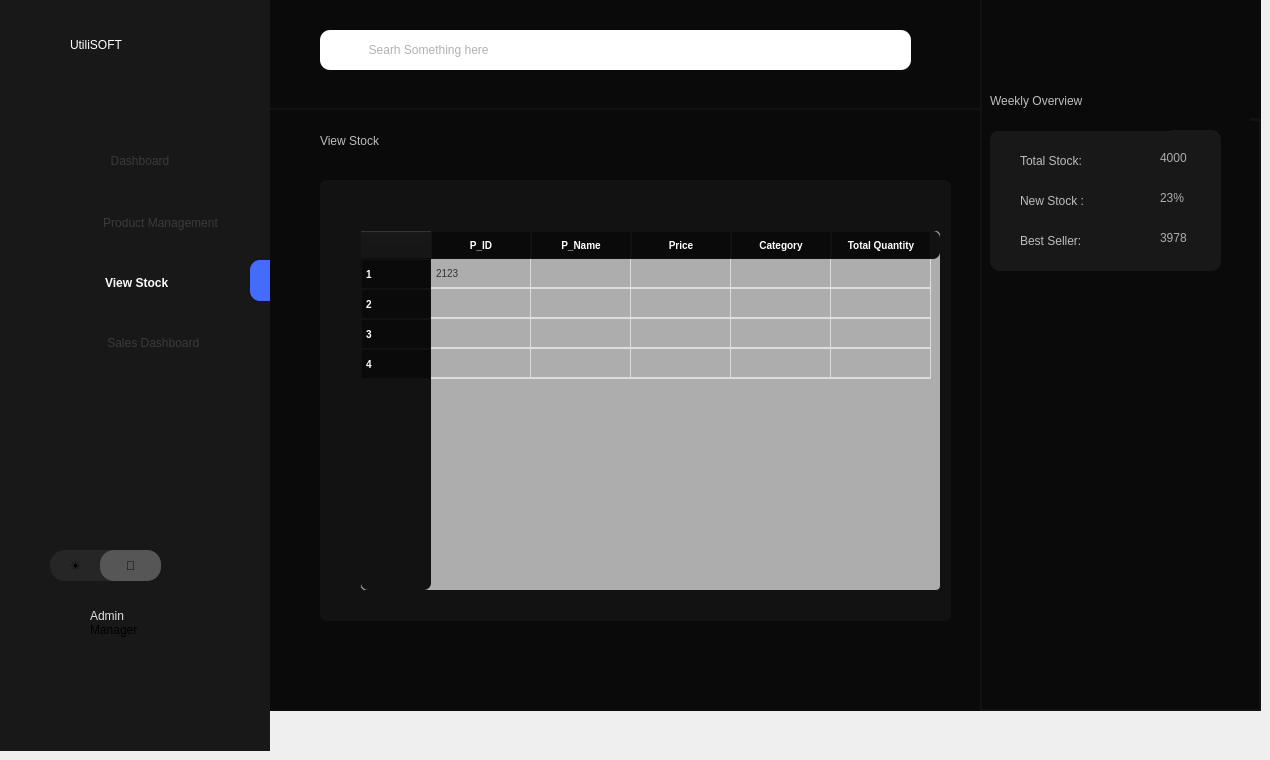
    <widget class="QWidget" name="stocksalesman">
     <widget class="QFrame" name="frame_15">
      <property name="geometry">
       <rect>
        <x>0</x>
        <y>0</y>
        <width>270</width>
        <height>751</height>
       </rect>
      </property>
      <property name="styleSheet">
       <string notr="true">max-width:270px;
max-height:768px;
background-color:#181818;</string>
      </property>
      <widget class="QLabel" name="label_428">
       <property name="geometry">
        <rect>
         <x>70</x>
         <y>10</y>
         <width>181</width>
         <height>70</height>
        </rect>
       </property>
       <property name="styleSheet">
        <string notr="true">max-height:70px;
max-width:200px;
background:transparent;
font: 700 28pt &quot;Century Gothic&quot;;
color:white;
 text-align: center; 
 vertical-align: middle;</string>
       </property>
       <property name="text">
        <string>UtiliSOFT</string>
       </property>
      </widget>
      <widget class="QPushButton" name="pagew31">
       <property name="geometry">
        <rect>
         <x>0</x>
         <y>100</y>
         <width>270</width>
         <height>81</height>
        </rect>
       </property>
       <property name="styleSheet">
        <string notr="true">margin-top:40px;
        /* Full width of sidebar */
  height: 45px;        /* Optimal button height */
  text-align: center;    /* Align text to the left */
   /* Add space for text from the edge */
      /* Use flexbox for alignment */
 /* Align text &amp; icon vertically */ 
color:#3a3a3a;
padding-left:10px;
border:none;
</string>
       </property>
       <property name="text">
        <string>Dashboard</string>
       </property>
      </widget>
      <widget class="QPushButton" name="pagew32">
       <property name="geometry">
        <rect>
         <x>0</x>
         <y>200</y>
         <width>271</width>
         <height>45</height>
        </rect>
       </property>
       <property name="styleSheet">
        <string notr="true">
         /* Full width of sidebar */
  height: 45px;        /* Optimal button height */
  text-align: center;    /* Align text to the left */
/* Add space for text from the edge */       /* Use flexbox for alignment */ /* Align text &amp; icon vertically */ 
	border:none;

padding-left:50px;
color:#3a3a3a;</string>
       </property>
       <property name="text">
        <string>Product Management</string>
       </property>
      </widget>
      <widget class="QPushButton" name="pagew33">
       <property name="geometry">
        <rect>
         <x>0</x>
         <y>260</y>
         <width>270</width>
         <height>45</height>
        </rect>
       </property>
       <property name="styleSheet">
        <string notr="true">    /* Full width of sidebar */
  height: 45px;        /* Optimal button height */
  text-align: center;    /* Align text to the left */
    /* Add space for text from the edge */ 
	border:none;

font-weight:600;
	border:none;
color:#fcfcfc;</string>
       </property>
       <property name="text">
        <string> View Stock</string>
       </property>
      </widget>
      <widget class="QPushButton" name="pagew34">
       <property name="geometry">
        <rect>
         <x>0</x>
         <y>320</y>
         <width>270</width>
         <height>45</height>
        </rect>
       </property>
       <property name="styleSheet">
        <string notr="true">      /* Full width of sidebar */
  height: 45px;        /* Optimal button height */
  text-align: center;
padding-right:20px;    /* Align text to the left */
 /* Align text &amp; icon vertically */ 
	border:none;
color:#3a3a3a;
</string>
       </property>
       <property name="text">
        <string>                 Sales Dashboard</string>
       </property>
      </widget>
      <widget class="QPushButton" name="pushButton_44">
       <property name="geometry">
        <rect>
         <x>50</x>
         <y>550</y>
         <width>111</width>
         <height>31</height>
        </rect>
       </property>
       <property name="styleSheet">
        <string notr="true">max-height:37px;
border-radius:15px;
background:#262626;
text-align:left;
padding-left : 20px;</string>
       </property>
       <property name="text">
        <string>☀</string>
       </property>
      </widget>
      <widget class="QPushButton" name="pushButton_108">
       <property name="geometry">
        <rect>
         <x>100</x>
         <y>550</y>
         <width>61</width>
         <height>31</height>
        </rect>
       </property>
       <property name="styleSheet">
        <string notr="true">max-height:37px;
border:3px;
background:#565656;
border-radius:14px;</string>
       </property>
       <property name="text">
        <string>🌙</string>
       </property>
      </widget>
      <widget class="QLabel" name="label_429">
       <property name="geometry">
        <rect>
         <x>90</x>
         <y>600</y>
         <width>81</width>
         <height>31</height>
        </rect>
       </property>
       <property name="styleSheet">
        <string notr="true">font: 18pt &quot;Microsoft Sans Serif&quot;;
color:#e0e4e4;
</string>
       </property>
       <property name="text">
        <string>Admin</string>
       </property>
      </widget>
      <widget class="QLabel" name="label_430">
       <property name="geometry">
        <rect>
         <x>90</x>
         <y>620</y>
         <width>61</width>
         <height>20</height>
        </rect>
       </property>
       <property name="styleSheet">
        <string notr="true">background:none;
</string>
       </property>
       <property name="text">
        <string>Manager</string>
       </property>
      </widget>
      <widget class="QWidget" name="widget_163" native="true">
       <property name="geometry">
        <rect>
         <x>250</x>
         <y>260</y>
         <width>21</width>
         <height>41</height>
        </rect>
       </property>
       <property name="styleSheet">
        <string notr="true">background:#436cfd;
border-top-left-radius: 10px;
    border-bottom-left-radius: 10px;
   border-top-right-radius: 0px;
    border-bottom-right-radius: 0px;</string>
       </property>
      </widget>
      <widget class="QLabel" name="label_433">
       <property name="geometry">
        <rect>
         <x>70</x>
         <y>150</y>
         <width>21</width>
         <height>21</height>
        </rect>
       </property>
       <property name="styleSheet">
        <string notr="true">background-color:transparent;
background-image: url(&quot;:/new/prefix1/images/dashboard-square-02-Stroke-Rounded.png&quot;);
    background-repeat: no-repeat;
    background-position: center;
    background-origin: content;</string>
       </property>
       <property name="text">
        <string/>
       </property>
       <property name="scaledContents">
        <bool>true</bool>
       </property>
      </widget>
      <widget class="QLabel" name="label_434">
       <property name="geometry">
        <rect>
         <x>60</x>
         <y>200</y>
         <width>41</width>
         <height>51</height>
        </rect>
       </property>
       <property name="styleSheet">
        <string notr="true">background-color:transparent;
background-image: url(&quot;:/new/prefix1/images/package-Stroke-Rounded.png&quot;);
    background-repeat: no-repeat;
    background-position: center;
    background-origin: content;</string>
       </property>
       <property name="text">
        <string/>
       </property>
       <property name="scaledContents">
        <bool>true</bool>
       </property>
      </widget>
      <widget class="QLabel" name="label_435">
       <property name="geometry">
        <rect>
         <x>50</x>
         <y>600</y>
         <width>40</width>
         <height>41</height>
        </rect>
       </property>
       <property name="styleSheet">
        <string notr="true">background-color:transparent;
background-image: url(&quot;:/new/prefix1/images/user-circle-02-Stroke-Rounded.png&quot;);
    background-repeat: no-repeat;
    background-position: center;
    background-origin: content;
	</string>
       </property>
       <property name="text">
        <string/>
       </property>
       <property name="scaledContents">
        <bool>true</bool>
       </property>
      </widget>
      <widget class="QLabel" name="label_436">
       <property name="geometry">
        <rect>
         <x>60</x>
         <y>320</y>
         <width>41</width>
         <height>41</height>
        </rect>
       </property>
       <property name="styleSheet">
        <string notr="true">background-color:transparent;
background-image: url(&quot;:/new/prefix1/images/shopping-cart-02-Stroke-Rounded.png&quot;);
    background-repeat: no-repeat;
    background-position: center;
    background-origin: content;</string>
       </property>
       <property name="text">
        <string/>
       </property>
       <property name="scaledContents">
        <bool>true</bool>
       </property>
      </widget>
      <widget class="QLabel" name="label_437">
       <property name="geometry">
        <rect>
         <x>60</x>
         <y>260</y>
         <width>41</width>
         <height>41</height>
        </rect>
       </property>
       <property name="styleSheet">
        <string notr="true">background-color:transparent;
background-image: url(&quot;:/new/prefix1/images/folder-view-Stroke-Rounded (1).png&quot;);
    background-repeat: no-repeat;
    background-position: center;
    background-origin: content;</string>
       </property>
       <property name="text">
        <string/>
       </property>
       <property name="scaledContents">
        <bool>true</bool>
       </property>
      </widget>
      <widget class="QLabel" name="label_478">
       <property name="geometry">
        <rect>
         <x>170</x>
         <y>600</y>
         <width>41</width>
         <height>41</height>
        </rect>
       </property>
       <property name="styleSheet">
        <string notr="true">background-color:transparent;
background-image:url(&quot;:/new/prefix1/images/logout-05-Stroke-Rounded.png&quot;);
    background-repeat: no-repeat;
    background-position: center;
    background-origin: content;</string>
       </property>
       <property name="text">
        <string/>
       </property>
       <property name="scaledContents">
        <bool>true</bool>
       </property>
      </widget>
      <widget class="QPushButton" name="btnlogout_10">
       <property name="geometry">
        <rect>
         <x>170</x>
         <y>600</y>
         <width>41</width>
         <height>41</height>
        </rect>
       </property>
       <property name="styleSheet">
        <string notr="true">background :transparent;
border:none;</string>
       </property>
       <property name="text">
        <string/>
       </property>
      </widget>
      <zorder>label_478</zorder>
      <zorder>btnlogout_10</zorder>
      <zorder>label_428</zorder>
      <zorder>pagew31</zorder>
      <zorder>pagew32</zorder>
      <zorder>pagew33</zorder>
      <zorder>pagew34</zorder>
      <zorder>pushButton_44</zorder>
      <zorder>pushButton_108</zorder>
      <zorder>label_429</zorder>
      <zorder>label_430</zorder>
      <zorder>widget_163</zorder>
      <zorder>label_433</zorder>
      <zorder>label_434</zorder>
      <zorder>label_435</zorder>
      <zorder>label_436</zorder>
      <zorder>label_437</zorder>
     </widget>
     <widget class="QWidget" name="widget_165" native="true">
      <property name="geometry">
       <rect>
        <x>270</x>
        <y>0</y>
        <width>711</width>
        <height>111</height>
       </rect>
      </property>
      <property name="styleSheet">
       <string notr="true">border:5px;
background:#0a0a0a;
border: 3px solid #121212;
border-right:none;
border-top:none;
border-left:none;


</string>
      </property>
      <widget class="QLineEdit" name="workerStockSearchEdit">
       <property name="geometry">
        <rect>
         <x>50</x>
         <y>30</y>
         <width>591</width>
         <height>40</height>
        </rect>
       </property>
       <property name="styleSheet">
        <string notr="true">  border-radius: 10px; 
font: 14pt &quot;Microsoft Sans Serif&quot;;
background: white;
 padding-left: 15px;
color:#626262;
border:none;
padding-left: 40px;
min-height: 40px;

</string>
       </property>
       <property name="placeholderText">
        <string>  Searh Something here</string>
       </property>
      </widget>
      <widget class="QLabel" name="label_438">
       <property name="geometry">
        <rect>
         <x>40</x>
         <y>20</y>
         <width>71</width>
         <height>61</height>
        </rect>
       </property>
       <property name="styleSheet">
        <string notr="true">border-radius:10px;
border:none;
background-color:none;
  background-image: url(&quot;:/new/prefix1/images/search-01-Stroke-Rounded.png&quot;);
    background-repeat: no-repeat;
    background-position: center;
    background-origin: content;</string>
       </property>
       <property name="text">
        <string/>
       </property>
       <property name="scaledContents">
        <bool>true</bool>
       </property>
      </widget>
     </widget>
     <widget class="QWidget" name="widget_166" native="true">
      <property name="geometry">
       <rect>
        <x>270</x>
        <y>110</y>
        <width>711</width>
        <height>601</height>
       </rect>
      </property>
      <property name="styleSheet">
       <string notr="true">background:#0a0a0a;</string>
      </property>
      <widget class="QLabel" name="label_442">
       <property name="geometry">
        <rect>
         <x>50</x>
         <y>0</y>
         <width>211</width>
         <height>61</height>
        </rect>
       </property>
       <property name="styleSheet">
        <string notr="true">font: 16pt &quot;Sans Serif Collection&quot;;
border:none;
color:rgb(189, 189, 189);</string>
       </property>
       <property name="text">
        <string>View Stock</string>
       </property>
      </widget>
      <widget class="QWidget" name="widget_167" native="true">
       <property name="geometry">
        <rect>
         <x>50</x>
         <y>70</y>
         <width>631</width>
         <height>441</height>
        </rect>
       </property>
       <property name="styleSheet">
        <string notr="true">background : #121212;
border-radius:7px;</string>
       </property>
       <widget class="QTableWidget" name="workerStockTable">
        <property name="geometry">
         <rect>
          <x>40</x>
          <y>50</y>
          <width>581</width>
          <height>361</height>
         </rect>
        </property>
        <property name="styleSheet">
         <string notr="true">QTableWidget, QTableView {
    border: 1px solid #121212;
    border-radius: 5px;
    gridline-color: #ddd;
    background-color: #adadad;
    font-size: 10px;
    font-family: Arial, sans-serif;
    color: #333;
    selection-background-color: #0078D7;
    selection-color: white;
	MAX-WIDTH:600PX;
}



QHeaderView::section {
	width : 60px;
    background-color:#0a0a0a;
    color: white;
    padding: 4px;
    border: 1px solid #121212;
    font-size: 10px;
    font-weight: bold;

}

QTableWidget::item, QTableView::item {
    padding: 2px;
    border-bottom: 1px solid #ddd;
    text-align: center;
	 min-width: 250px;
}

QTableWidget::item:selected, QTableView::item:selected {
    background-color: #0078D7;
    color: white;

}

QTableCornerButton::section {
    background-color: #adadad;
    border: 1px solid #adadad;
	border-top-left-radius: 8px;

  
}
</string>
        </property>
        <row/>
        <row/>
        <row/>
        <row/>
        <column>
         <property name="text">
          <string>P_ID</string>
         </property>
        </column>
        <column>
         <property name="text">
          <string>P_Name</string>
         </property>
        </column>
        <column>
         <property name="text">
          <string>Price</string>
         </property>
        </column>
        <column>
         <property name="text">
          <string>Category</string>
         </property>
        </column>
        <column>
         <property name="text">
          <string>Total Quantity</string>
         </property>
        </column>
        <item row="0" column="0">
         <property name="text">
          <string>2123</string>
         </property>
         <property name="icon">
          <iconset theme="QIcon::ThemeIcon::FormatJustifyCenter"/>
         </property>
        </item>
        <item row="0" column="1">
         <property name="text">
          <string/>
         </property>
         <property name="textAlignment">
          <set>AlignCenter</set>
         </property>
         <property name="icon">
          <iconset theme="QIcon::ThemeIcon::FormatJustifyCenter"/>
         </property>
         <property name="flags">
          <set>ItemIsSelectable|ItemIsDragEnabled|ItemIsDropEnabled|ItemIsUserCheckable|ItemIsEnabled</set>
         </property>
        </item>
        <item row="0" column="2">
         <property name="text">
          <string/>
         </property>
         <property name="icon">
          <iconset theme="QIcon::ThemeIcon::FormatJustifyCenter"/>
         </property>
        </item>
        <item row="0" column="3">
         <property name="text">
          <string/>
         </property>
         <property name="font">
          <font>
           <family>Times New Roman</family>
          </font>
         </property>
         <property name="icon">
          <iconset theme="QIcon::ThemeIcon::FormatJustifyCenter"/>
         </property>
        </item>
        <item row="0" column="4">
         <property name="text">
          <string/>
         </property>
         <property name="icon">
          <iconset theme="QIcon::ThemeIcon::FormatJustifyCenter"/>
         </property>
        </item>
       </widget>
      </widget>
     </widget>
     <widget class="QWidget" name="widget_168" native="true">
      <property name="geometry">
       <rect>
        <x>980</x>
        <y>0</y>
        <width>281</width>
        <height>711</height>
       </rect>
      </property>
      <property name="styleSheet">
       <string notr="true">background:#0a0a0a;
border: 2px solid #121212;
border-top:none;</string>
      </property>
      <widget class="QWidget" name="widget_169" native="true">
       <property name="geometry">
        <rect>
         <x>10</x>
         <y>130</y>
         <width>231</width>
         <height>141</height>
        </rect>
       </property>
       <property name="styleSheet">
        <string notr="true">border:none;border-radius: 10px;
background:#181818;</string>
       </property>
       <widget class="QLabel" name="label_443">
        <property name="geometry">
         <rect>
          <x>30</x>
          <y>20</y>
          <width>71</width>
          <height>21</height>
         </rect>
        </property>
        <property name="styleSheet">
         <string notr="true">color:rgb(189, 189, 189);</string>
        </property>
        <property name="text">
         <string>Total Stock:</string>
        </property>
       </widget>
       <widget class="QLabel" name="label_444">
        <property name="geometry">
         <rect>
          <x>30</x>
          <y>60</y>
          <width>91</width>
          <height>21</height>
         </rect>
        </property>
        <property name="styleSheet">
         <string notr="true">color:rgb(189, 189, 189);</string>
        </property>
        <property name="text">
         <string>New Stock :</string>
        </property>
       </widget>
       <widget class="QLabel" name="label_445">
        <property name="geometry">
         <rect>
          <x>30</x>
          <y>100</y>
          <width>91</width>
          <height>21</height>
         </rect>
        </property>
        <property name="styleSheet">
         <string notr="true">color:rgb(189, 189, 189);</string>
        </property>
        <property name="text">
         <string>Best Seller:</string>
        </property>
       </widget>
       <widget class="QLabel" name="label_446">
        <property name="geometry">
         <rect>
          <x>170</x>
          <y>20</y>
          <width>91</width>
          <height>16</height>
         </rect>
        </property>
        <property name="styleSheet">
         <string notr="true">border:none;
color:#adadad;</string>
        </property>
        <property name="text">
         <string>4000</string>
        </property>
       </widget>
       <widget class="QLabel" name="label_456">
        <property name="geometry">
         <rect>
          <x>170</x>
          <y>60</y>
          <width>91</width>
          <height>16</height>
         </rect>
        </property>
        <property name="styleSheet">
         <string notr="true">border:none;
color:#adadad;</string>
        </property>
        <property name="text">
         <string>23%</string>
        </property>
       </widget>
       <widget class="QLabel" name="label_457">
        <property name="geometry">
         <rect>
          <x>170</x>
          <y>100</y>
          <width>91</width>
          <height>16</height>
         </rect>
        </property>
        <property name="styleSheet">
         <string notr="true">border:none;
color:#adadad;</string>
        </property>
        <property name="text">
         <string>3978</string>
        </property>
       </widget>
      </widget>
      <widget class="QWidget" name="widget_170" native="true">
       <property name="geometry">
        <rect>
         <x>980</x>
         <y>0</y>
         <width>301</width>
         <height>720</height>
        </rect>
       </property>
       <property name="styleSheet">
        <string notr="true">background:#0a0a0a;
border: 2px solid #121212;
border-top:none;</string>
       </property>
       <widget class="QLabel" name="label_458">
        <property name="geometry">
         <rect>
          <x>20</x>
          <y>20</y>
          <width>111</width>
          <height>61</height>
         </rect>
        </property>
        <property name="styleSheet">
         <string notr="true">font: 16pt &quot;Sans Serif Collection&quot;;
border:none;</string>
        </property>
        <property name="text">
         <string>Overview</string>
        </property>
       </widget>
       <widget class="QWidget" name="widget_171" native="true">
        <property name="geometry">
         <rect>
          <x>20</x>
          <y>80</y>
          <width>271</width>
          <height>141</height>
         </rect>
        </property>
        <property name="styleSheet">
         <string notr="true">border-radius: 10px;
background:#181818;</string>
        </property>
        <widget class="QLabel" name="label_459">
         <property name="geometry">
          <rect>
           <x>30</x>
           <y>20</y>
           <width>71</width>
           <height>21</height>
          </rect>
         </property>
         <property name="styleSheet">
          <string notr="true">color:#494949;
</string>
         </property>
         <property name="text">
          <string>Total Sales:</string>
         </property>
        </widget>
        <widget class="QLabel" name="label_460">
         <property name="geometry">
          <rect>
           <x>30</x>
           <y>60</y>
           <width>71</width>
           <height>21</height>
          </rect>
         </property>
         <property name="styleSheet">
          <string notr="true">color:#494949;
</string>
         </property>
         <property name="text">
          <string>Total Profit:</string>
         </property>
        </widget>
        <widget class="QLabel" name="label_461">
         <property name="geometry">
          <rect>
           <x>30</x>
           <y>100</y>
           <width>91</width>
           <height>21</height>
          </rect>
         </property>
         <property name="styleSheet">
          <string notr="true">color:#494949;
</string>
         </property>
         <property name="text">
          <string>Remaining Stock:</string>
         </property>
        </widget>
        <widget class="QLabel" name="label_462">
         <property name="geometry">
          <rect>
           <x>170</x>
           <y>20</y>
           <width>91</width>
           <height>16</height>
          </rect>
         </property>
         <property name="styleSheet">
          <string notr="true">border:none;
color:#adadad;</string>
         </property>
         <property name="text">
          <string>4000</string>
         </property>
        </widget>
        <widget class="QLabel" name="label_463">
         <property name="geometry">
          <rect>
           <x>170</x>
           <y>60</y>
           <width>91</width>
           <height>16</height>
          </rect>
         </property>
         <property name="styleSheet">
          <string notr="true">border:none;
color:#adadad;</string>
         </property>
         <property name="text">
          <string>23%</string>
         </property>
        </widget>
        <widget class="QLabel" name="label_464">
         <property name="geometry">
          <rect>
           <x>170</x>
           <y>100</y>
           <width>91</width>
           <height>16</height>
          </rect>
         </property>
         <property name="styleSheet">
          <string notr="true">border:none;
color:#adadad;</string>
         </property>
         <property name="text">
          <string>3978</string>
         </property>
        </widget>
       </widget>
       <widget class="QLabel" name="label_465">
        <property name="geometry">
         <rect>
          <x>30</x>
          <y>240</y>
          <width>141</width>
          <height>61</height>
         </rect>
        </property>
        <property name="styleSheet">
         <string notr="true">font: 16pt &quot;Sans Serif Collection&quot;;
border:none;</string>
        </property>
        <property name="text">
         <string>Weekly Report</string>
        </property>
       </widget>
       <widget class="QTableWidget" name="tableWidget_29">
        <property name="geometry">
         <rect>
          <x>20</x>
          <y>310</y>
          <width>271</width>
          <height>231</height>
         </rect>
        </property>
        <property name="styleSheet">
         <string notr="true">QTableWidget, QTableView {
    border: 1px solid #121212;
    border-radius: 5px;
    gridline-color: #ddd;
    background-color: #adadad;
    font-size: 10px;
    font-family: Arial, sans-serif;
    color: #333;
    selection-background-color: #0078D7;
    selection-color: white;
}

QHeaderView::section {
    background-color:#0a0a0a;
    color: white;
    padding: 4px;
    border: 1px solid #121212;
    font-size: 10px;
    font-weight: bold;
    text-align: center;
}

QTableWidget::item, QTableView::item {
    padding: 2px;
    border-bottom: 1px solid #ddd;
    text-align: center;
}

QTableWidget::item:selected, QTableView::item:selected {
    background-color: #0078D7;
    color: white;
}

QTableCornerButton::section {
    background-color: #adadad;
    border: 1px solid #adadad;
	border-top-left-radius: 8px;
  
}
</string>
        </property>
        <row/>
        <row/>
        <row/>
        <row/>
        <column>
         <property name="text">
          <string>Total Sales</string>
         </property>
        </column>
        <column>
         <property name="text">
          <string>Total Profit</string>
         </property>
        </column>
        <column>
         <property name="text">
          <string>Remaining Debtors</string>
         </property>
        </column>
        <column>
         <property name="text">
          <string>Remaining Stock</string>
         </property>
        </column>
        <item row="0" column="0">
         <property name="text">
          <string>2123</string>
         </property>
        </item>
       </widget>
      </widget>
      <widget class="QWidget" name="widget_172" native="true">
       <property name="geometry">
        <rect>
         <x>270</x>
         <y>0</y>
         <width>711</width>
         <height>121</height>
        </rect>
       </property>
       <property name="styleSheet">
        <string notr="true">border:5px;
background:#0a0a0a;
border: 3px solid #121212;
border-right:none;
border-top:none;
border-left:none;


</string>
       </property>
       <widget class="QLabel" name="label_466">
        <property name="geometry">
         <rect>
          <x>50</x>
          <y>40</y>
          <width>601</width>
          <height>41</height>
         </rect>
        </property>
        <property name="font">
         <font>
          <family>Microsoft Sans Serif</family>
          <pointsize>14</pointsize>
          <italic>false</italic>
          <bold>false</bold>
         </font>
        </property>
        <property name="styleSheet">
         <string notr="true">  border-radius: 10px; 
font: 14pt &quot;Microsoft Sans Serif&quot;;
background: white;
 padding-left: 15px;
color:#626262;
border:none;
</string>
        </property>
        <property name="text">
         <string>        Search Something Here </string>
        </property>
       </widget>
       <widget class="QLabel" name="label_467">
        <property name="geometry">
         <rect>
          <x>60</x>
          <y>50</y>
          <width>31</width>
          <height>21</height>
         </rect>
        </property>
        <property name="styleSheet">
         <string notr="true">border-radius:10px;
border:none;
background-color:none;
    background-repeat: no-repeat;
    background-position: center;
    background-origin: content;</string>
        </property>
        <property name="text">
         <string/>
        </property>
        <property name="scaledContents">
         <bool>true</bool>
        </property>
       </widget>
      </widget>
      <widget class="QLabel" name="label_468">
       <property name="geometry">
        <rect>
         <x>10</x>
         <y>70</y>
         <width>181</width>
         <height>61</height>
        </rect>
       </property>
       <property name="styleSheet">
        <string notr="true">font: 16pt &quot;Sans Serif Collection&quot;;
border:none;
color:rgb(189, 189, 189);</string>
       </property>
       <property name="text">
        <string>Weekly Overview</string>
       </property>
      </widget>
     </widget>
    </widget>
